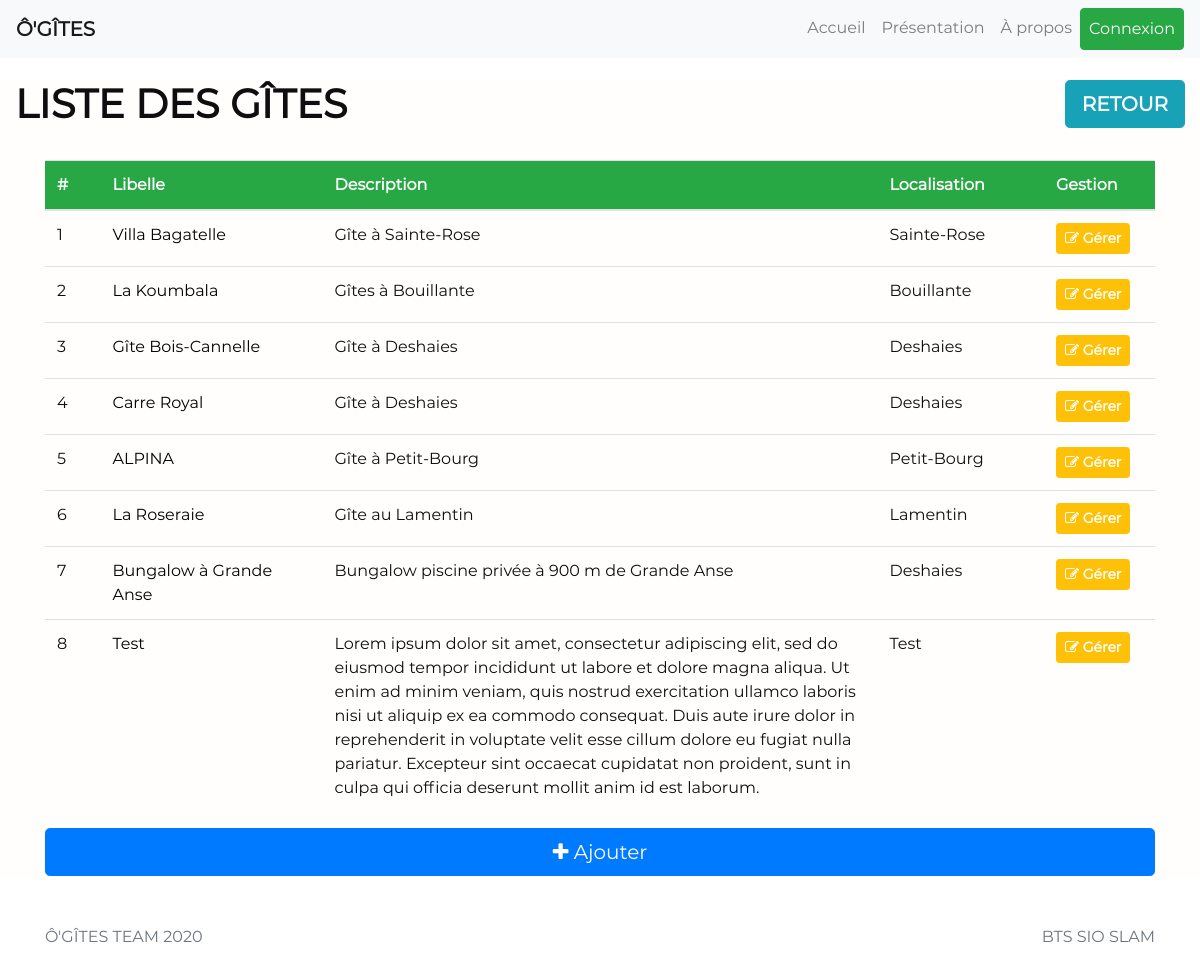
The page /admin/liste_gite.php on the database as committed earlier.
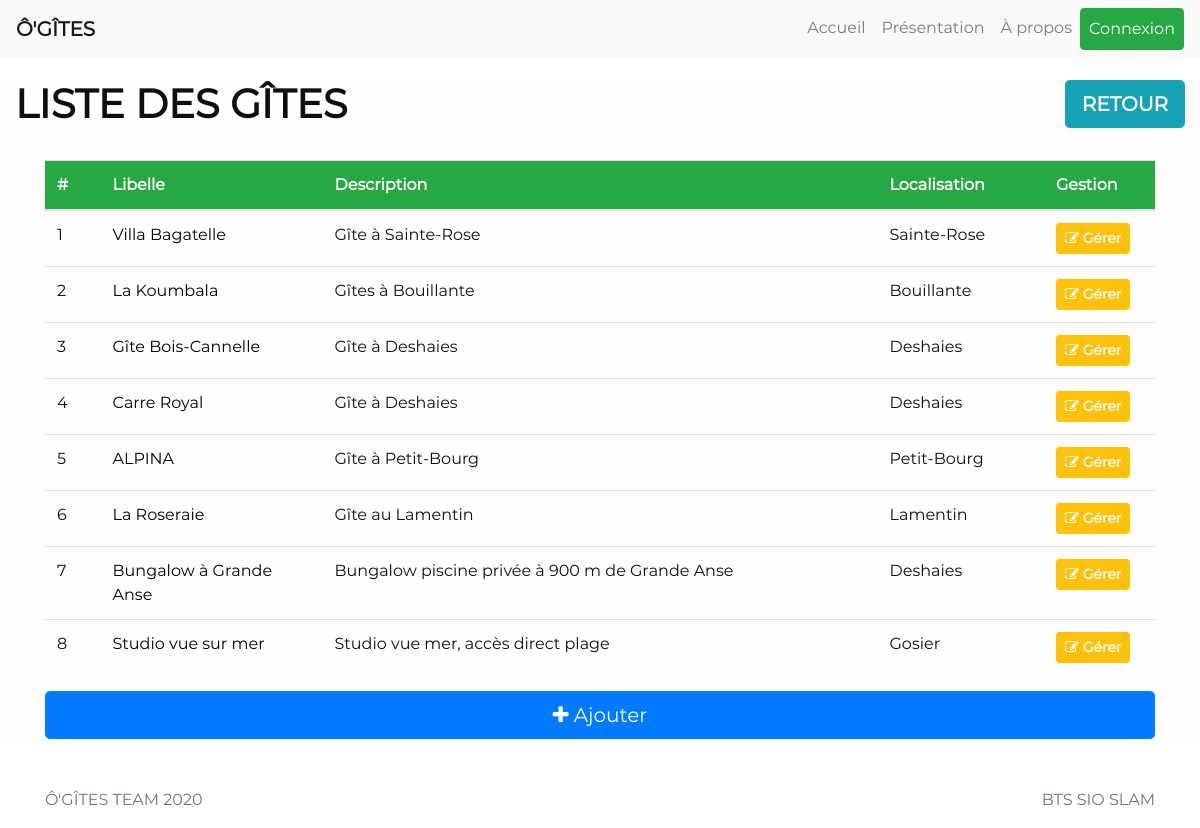
The same page on the database as committed later.
### tables this page shows
CREATE TABLE `gites` (
  `id_gites` int(11) NOT NULL,
  `libelle` text NOT NULL,
  `description` text NOT NULL,
  `localisation` text NOT NULL,
  `link_url` text NOT NULL,
  `nb_personnes_max` int(11) NOT NULL,
  `prix_nuit` int(11) NOT NULL
);

### admin/liste_gite.php (the view, shortened to what this page needs)
<?php
    require_once 'head.php';
    require_once 'config_admin.php';
?>
<main role="main" class="flex-shrink-0">
    <div class="container-fluid" id="index">
        <h1 style="float: left;"><strong>LISTE DES GÎTES</strong></h1>
        <a href="index.php" class="btn btn-info btn-lg" style="float: right;"><strong class="white">RETOUR</strong></a>
        <div class="container">
            <?php
            $SQLParam = "SELECT * FROM gites";
            $Myresult = $pdo->query($SQLParam);
            $Myresult->setFetchMode(PDO::FETCH_ASSOC);
            $nb_gites = $Myresult->rowCount();
            if ($nb_gites > 0)
            {
            ?>
            <br>
            <table class="table table-hover" style="width: 100%;">
                <thead>
                    <tr class="bg-success">
                        <th class="white" style="width: 5%;">#</th>
                        <th class="white" style="width: 20%;">Libelle</th>
                        <th class="white">Description</th>
                        <th class="white" style="width: 15%;">Localisation</th>
                        <th class="white" style="width: 10%;">Gestion</th>
                    </tr>
                </thead>
                <tbody>
                    <?php
                    $xc = 1;
                    while ($info_gites = $Myresult->fetch())
                    {
                    ?>
                    <tr>
                        <td><?php echo $xc; ?></td>
                        <td><a href="<?php echo $info_gites["link_url"]; ?>" class="black"><?php echo $info_gites["libelle"]; ?></a></td>
                        <td><?php echo $info_gites["description"]; ?></td>
                        <td><?php echo $info_gites["localisation"]; ?></td>
                        <td><a href="gerer_gite.php?id_gites=<?php echo $info_gites['id_gites']; ?>" class="btn btn-warning btn-sm"><i class="fa fa-edit white"></i><strong> <span class="white">Gérer</span></strong></a></td>
                    </tr>
                    <?php
                        $xc++;
                    }
                    ?>
                </tbody>
            </table>
            <?php
            }
            else
            {
            ?>
            <h3 align="center">Aucun gîte dans la base de données.</h3>
            <br>
            <?php
            }
            ?>
            <a href="ajout_gite.php?origin=list" class="btn btn-primary btn-lg btn-block"><i class="fa fa-plus white"></i> Ajouter</a>
        </div>
    </div>
</main>
<?php
	require_once '../footer.php';
?>

Rows that differ between the two databases and show on the page:
removed gites: libelle "Test", description "Lorem ipsum dolor sit amet, consectetur adipiscing elit, sed do eiusmod tempor incididunt ut labore et dolore magna aliqua. Ut enim ad minim veniam, quis nostrud exercitation ullamco laboris nisi ut aliquip ex ea commodo consequat. Duis aute irure dolor in reprehenderit in voluptate velit esse cillum dolore eu fugiat nulla pariatur. Excepteur sint occaecat cupidatat non proident, sunt in culpa qui officia deserunt mollit anim id est laborum.", localisation "Test"
added gites: libelle "Studio vue sur mer", description "Studio vue mer, accès direct plage", localisation "Gosier"
